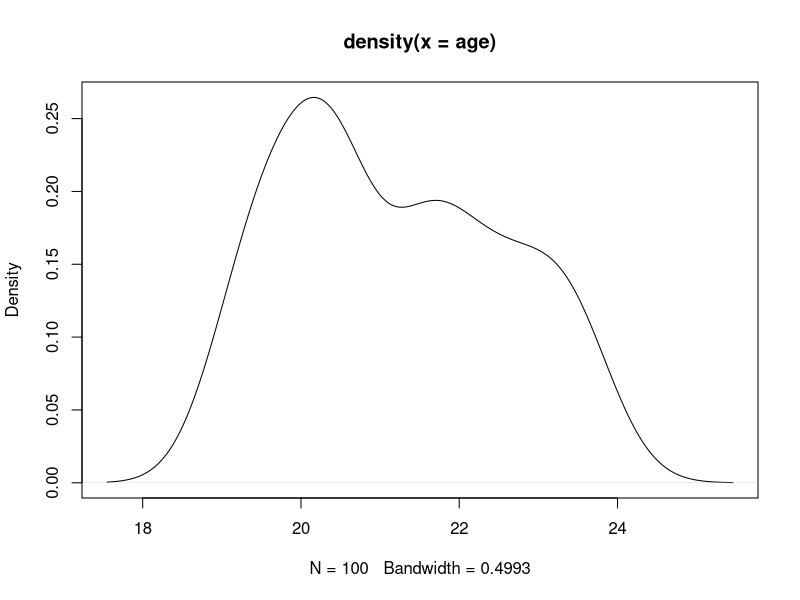

Reproduce this figure in R.
#first file - comment
#day 1 and day2

#to execute a line - Control + Enter
mtcars
?mtcars
#?  # this context sensitive help
?table
mean(mtcars$mpg) #mean mpg of all cars
table(mtcars$cyl) #no of cars with different gears
colMeans(mtcars)  #mean of all features

#libraries enhance the features of Base R
#install and then load
#install can be done GUI or by command
#GUI - Bottom Right Pane - Packages - Install - give the name of package
#command : install.packages(dplyr)
library(dplyr)  #loading a package / library : control + enter
#all functions in the library gets available for use
#no of cars of each cylinder type
mtcars %>% group_by(cyl) %>% count()
mtcars %>% group_by(cyl) %>% tally()
mtcars %>% group_by(cyl) %>% summarise(n=n())


#student properties
#marks, gender, rollno
marks = c(70,60,73.6)  # continuous
marks
mean(marks)
gender = c('M','F','M')  #category
?c
#mean(gender)
table(gender)
rollno = c(100, 101, 102) #character/ number
length(rollno)
#scales of measurement

#-----

#student data-----
x=10 #assign
x #print
(y=20) #assign and print
#rollno, name, age, gender, course, marks1, marks2
(n=100)  #assign and print in the screen
(rollno = c(100:(n+100-1)))
length(rollno)
(sname = paste('Student ', 1:n, sep='- '))
set.seed(1234) #gets the same pattern, any positive no
(age = runif(n=n, min=19, max=24))
plot(density(age))
mean(age)

set.seed(1234)
(gender = sample(c('M','F'), size=n, replace=TRUE, prob=c(.7,.3)))
table(gender)
prop.table(table(gender))

set.seed(1234)
(course = sample(c('BBA','BA','BTECH'), size=n, replace=T, prob=c(.6,.25,.15)))
table(course)

set.seed(1234)
(marks1 = rnorm(n=n, mean=65, sd=10))
mean(marks1); sd(marks1)
?distributions
set.seed(1234)
(marks2 = rnorm(n=n, mean=60, sd=12))
mean(marks2); sd(marks2)

#see the output
rollno; sname; gender; course ; age; marks1 ; marks2
length(rollno)

students = data.frame(rollno, sname, gender, course, age, marks1, marks2)
head(students)

library(dplyr) #using pipe 
students %>% group_by(gender) %>% tally()
students %>% group_by(course, gender) %>% tally()
students %>% group_by(course) %>% summarise(mage = mean(age), mmarks1 = min(marks1), Mmarks1 = max(marks2)) %>% arrange(mage)

